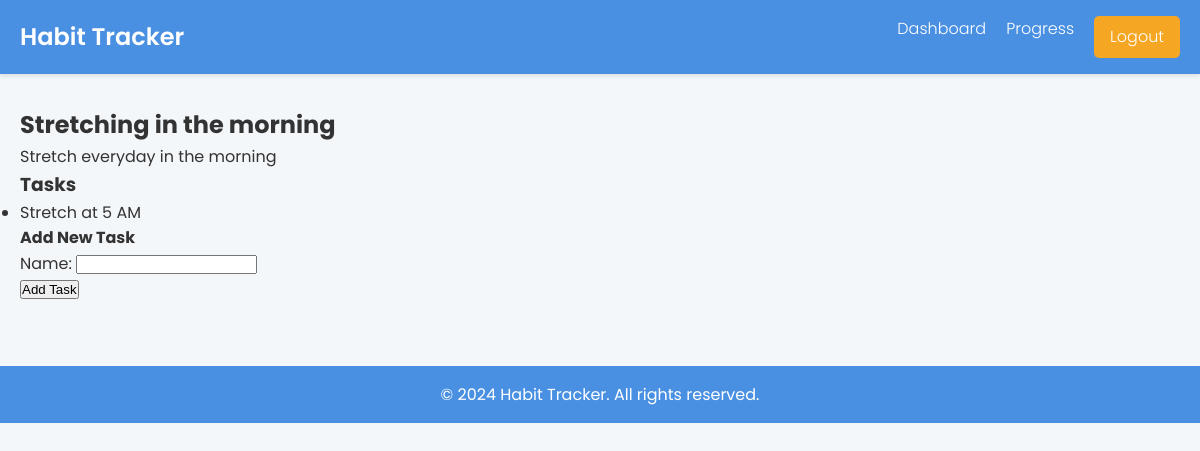
The page /habits/habit/6/ (signed in) on the database its author committed.
### habits/models.py (models this page shows, shortened)
class Habit(models.Model):
    user = models.ForeignKey(User, on_delete=models.CASCADE)
    name = models.CharField(max_length=100)
    description = models.TextField(blank=True)
    created_at = models.DateTimeField(auto_now_add=True)

class Task(models.Model):
    habit = models.ForeignKey(Habit, on_delete=models.CASCADE, related_name='tasks')
    name = models.CharField(max_length=100)
    completed = models.BooleanField(default=False)
    created_at = models.DateTimeField(auto_now_add=True)

### habits/views.py (the view)
# urls.py: path('habit/<int:habit_id>/', views.habit_detail, name='habit_detail'),
@login_required
def habit_detail(request, habit_id):
    habit = get_object_or_404(Habit, id=habit_id, user=request.user)
    tasks = Task.objects.filter(habit=habit)
    if request.method == 'POST':
        form = TaskForm(request.POST)
        if form.is_valid():
            task = form.save(commit=False)
            task.habit = habit
            task.save()
            messages.success(request, 'Task added successfully!')
            return redirect('habit_detail', habit_id=habit.id)
    else:
        form = TaskForm()
    return render(request, 'habits/habit_detail.html', {'habit': habit, 'tasks': tasks, 'form': form})

### habits/forms.py
class TaskForm(forms.ModelForm):
    class Meta:
        model = Task
        fields = ['name']

### templates/habits/habit_detail.html (shortened to what this page needs)
{% extends 'base.html' %}
{% block content %}
<h2>{{ habit.name }}</h2>
<p>{{ habit.description }}</p>
<h3>Tasks</h3>
<ul class="task-list">
    {% for task in tasks %}
        <li class="task-item {% if task.completed %}completed{% endif %}">
            {{ task.name }}
        </li>
    {% empty %}
        <li>No tasks yet.</li>
    {% endfor %}
</ul>
<h4>Add New Task</h4>
<form method="post">
    {{ form.as_p }}
    <button type="submit">Add Task</button>
</form>
{% endblock %}

### templates/base.html (style rules this page uses)
:root { --primary-color: #4a90e2; --secondary-color: #f5a623; --background-color: #f4f7f9; --text-color: #333; --light-text-color: #666; --white: #ffffff; --success-color: #28a745; --error-color: #dc3545; }
* { margin: 0; padding: 0; box-sizing: border-box; }
body { font-family: 'Poppins', Arial, sans-serif; line-height: 1.6; color: var(--text-color); background-color: var(--background-color); }

### rows shown on the page
Habit: name "Stretching in the morning", description "Stretch everyday in the morning"
Task: name "Stretch at 5 AM"
